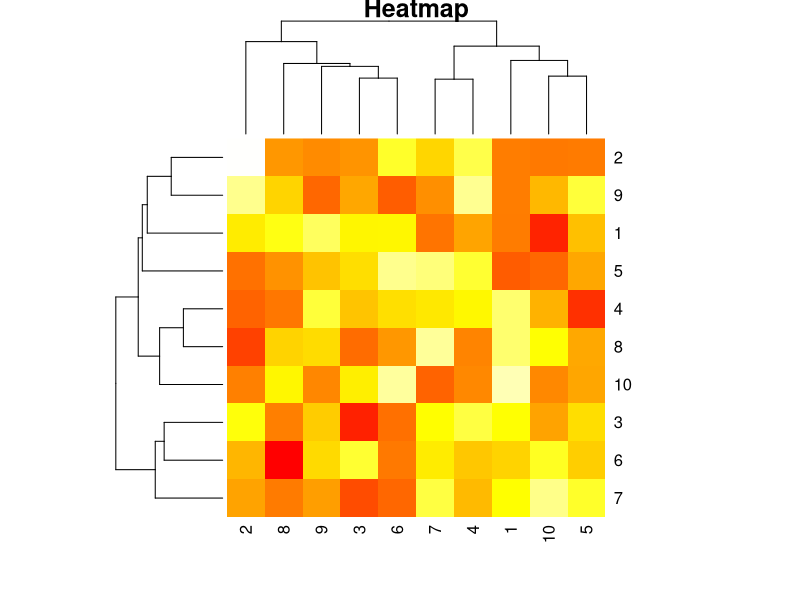
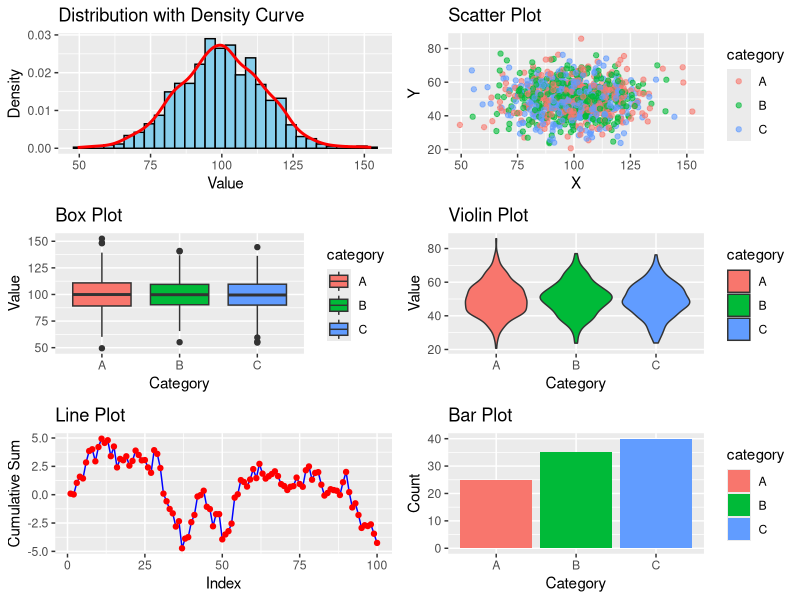

These figures' R source, in order: (Note: this script raises an error after producing the figures.)
# Load required libraries
library(ggplot2)
library(reshape2)
library(gridExtra)

# Create example dataset
set.seed(42)
data <- data.frame(
    x = rnorm(1000, mean = 100, sd = 15),
    y = rnorm(1000, mean = 50, sd = 10),
    category = sample(c("A", "B", "C"), 1000, replace = TRUE)
)

# 1. Heatmap
heatmap_data <- matrix(runif(100, 1, 100), nrow = 10)
heatmap(heatmap_data, main = "Heatmap", col = heat.colors(256))

# 2. Distribution Curve
plot1 <- ggplot(data, aes(x = x)) +
    geom_histogram(aes(y = ..density..), bins = 30, fill = "skyblue", color = "black") +
    geom_density(color = "red", size = 1) +
    labs(title = "Distribution with Density Curve", x = "Value", y = "Density")

# 3. Scatter Plot
plot2 <- ggplot(data, aes(x = x, y = y, color = category)) +
    geom_point(alpha = 0.6) +
    labs(title = "Scatter Plot", x = "X", y = "Y")

# 4. Box Plot
plot3 <- ggplot(data, aes(x = category, y = x, fill = category)) +
    geom_boxplot() +
    labs(title = "Box Plot", x = "Category", y = "Value")

# 5. Violin Plot
plot4 <- ggplot(data, aes(x = category, y = y, fill = category)) +
    geom_violin() +
    labs(title = "Violin Plot", x = "Category", y = "Value")

# 6. Line Plot
plot5 <- ggplot(data.frame(x = 1:100, y = cumsum(rnorm(100))), aes(x = x, y = y)) +
    geom_line(color = "blue") +
    geom_point(color = "red") +
    labs(title = "Line Plot", x = "Index", y = "Cumulative Sum")

# 7. Bar Plot
plot6 <- ggplot(
    data.frame(category = c("A", "B", "C"), count = c(25, 35, 40)),
    aes(x = category, y = count, fill = category)
) +
    geom_bar(stat = "identity") +
    labs(title = "Bar Plot", x = "Category", y = "Count")

# Display all plots
grid.arrange(plot1, plot2, plot3, plot4, plot5, plot6, ncol = 2)

# 8. Density Plot
plot7 <- ggplot(data, aes(x = x, fill = category)) +
    geom_density(alpha = 0.5) +
    labs(title = "Density Plot", x = "Value", y = "Density")

# 9. Faceted Scatter Plot
plot8 <- ggplot(data, aes(x = x, y = y, color = category)) +
    geom_point(alpha = 0.6) +
    facet_wrap(~category) +
    labs(title = "Faceted Scatter Plot", x = "X", y = "Y")

# 10. Cumulative Distribution
plot9 <- ggplot(data, aes(x = x, color = category)) +
    stat_ecdf(geom = "step") +
    labs(title = "Cumulative Distribution", x = "Value", y = "Cumulative Probability")

# 11. Hexbin Plot
plot10 <- ggplot(data, aes(x = x, y = y)) +
    geom_hex(bins = 20) +
    scale_fill_gradient(low = "lightblue", high = "darkblue") +
    labs(title = "Hexbin Plot", x = "X", y = "Y")

# 12. Ridge Plot
plot11 <- ggplot(data, aes(x = x, y = category, fill = category)) +
    geom_density_ridges(alpha = 0.6) +
    labs(title = "Ridge Plot", x = "Value", y = "Category")

# Display all plots
grid.arrange(plot1, plot2, plot3, plot4, plot5, plot6, plot7, plot8, plot9, plot10, plot11, ncol = 2)
